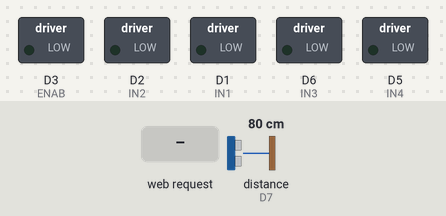
This sketch was run on a simulated ESP8266 (NodeMCU). On the bench: switched loads named in the sketch (green lamp = pin HIGH). Wiring (inferred from the names in the program): ultrasonic range finder: trigger D0; echo D7. Dashed ring = blinking. The test bench sets the inputs (shaded band); at power-on: distance to the obstacle (sensor on D7) 80 cm. The echo pulse lasts 58.3 µs per cm; WiFi joins after 1.5 s; servers stay silent unless stated; pins used as bus, display or sensor lines are not drawn; what the sketch prints to the serial monitor is not drawn.

Above: at 2.7 s.
2.8 s: distance to the obstacle (sensor on D7) set to 14 cm
4.3 s: distance to the obstacle (sensor on D7) set to 11 cm
At 4.55 s:
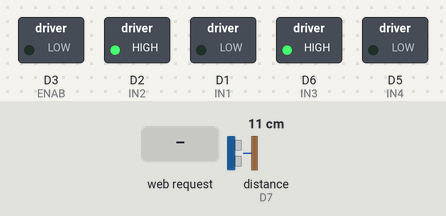
7.3 s: distance to the obstacle (sensor on D7) set to 18 cm
At 7.3 s:
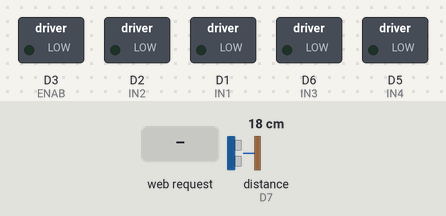
8.8 s: HTTP request GET /F received
At 10.0 s:
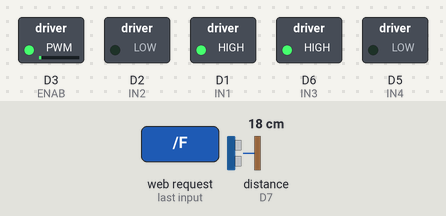
10.3 s: HTTP request GET /B received
At 11.3 s:
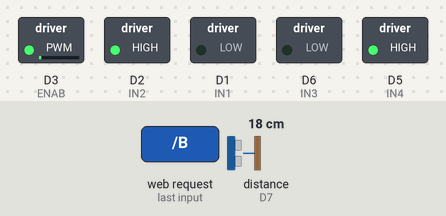
11.8 s: HTTP request GET /L received
At 12.5 s:
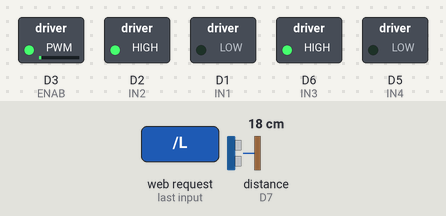
Timing chart, 0 to 14.3 s (numbered marks = the images above; inputs shaded):
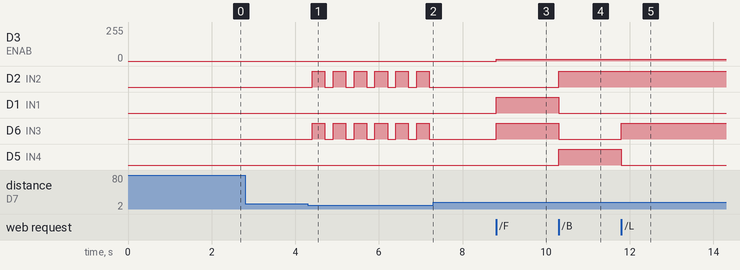

The sketch:

nodemcu_robot.ino
```cpp
#include <ESP8266WiFi.h>


const char* ssid = "Airtel_5757";
const char* password = "";

WiFiServer server(80);

// Left Motor pins
#define IN1 D1
#define IN2 D2

// Speed pins, combined ENA ENB in D3
#define ENAB D3

// Right Motor pins
#define IN3 D6
#define IN4 D5

// ultrasonic sensor pins
#define TRIG D0
#define ECHO D7

int speedVal = 50;
// String lastCommand = "S";
bool obstacleMode = false;


void setup() {
  Serial.begin(115200);

  // Putting IN1 IN4 High, and IN2 IN3 Low gives forward motion
  pinMode(IN1, OUTPUT);
  pinMode(IN2, OUTPUT);
  pinMode(IN3, OUTPUT);
  pinMode(IN4, OUTPUT);

  pinMode(TRIG, OUTPUT);
  pinMode(ECHO, INPUT);

  pinMode(ENAB, OUTPUT);
  WiFi.begin(ssid, password);

  while (WiFi.status() != WL_CONNECTED){
    delay(500);
    Serial.print(".");
  }

  Serial.println();
  Serial.println("connected!");
  Serial.print((WiFi.localIP())); // local ip assigned by the router
  server.begin();

}

void loop() {

    float distance = getDistance();
    // Serial.println(distance);

    // Obstacle override
    if (distance > 0 && distance <13) {
      obstacleMode = true;

      stop();
      delay(100);

      // avoid obstacle
      left();
      delay(300);

      stop();
      delay(100);

      return;
    }

    else{
      obstacleMode = false;
    }

    WiFiClient client = server.available();

    if(!client) return;

    String request = client.readStringUntil('\r');
    client.flush();

    if (request.indexOf("/F") != -1) forward();
    else if (request.indexOf("/B") != -1) backward();
    else if (request.indexOf("/L") != -1) left();
    else if (request.indexOf("/R") != -1) right();
    else if (request.indexOf("/S") != -1) stop();
    else if (request.indexOf("/+") != -1) speedVal += 25;
    else if (request.indexOf("/-") != -1) speedVal -= 25;

    speedVal = constrain(speedVal, 0, 1023);
    analogWrite(ENAB, speedVal);

    client.println("HTTP/1.1 200 OK");
    client.println("Content-Type: text/plain");
    client.println("");
    client.println("OK");

    delay(1);

    Serial.println("connected!");
    Serial.println((WiFi.localIP()));


}

void forward(){
  digitalWrite(IN1, HIGH);
  digitalWrite(IN2, LOW);
  digitalWrite(IN3, HIGH);
  digitalWrite(IN4, LOW);
}

void backward(){
  digitalWrite(IN1, LOW);
  digitalWrite(IN2, HIGH);
  digitalWrite(IN3, LOW);
  digitalWrite(IN4, HIGH);
}

void left(){
  digitalWrite(IN1, LOW);
  digitalWrite(IN2, HIGH);
  digitalWrite(IN3, HIGH);
  digitalWrite(IN4, LOW);
}

void right(){
  digitalWrite(IN1, HIGH);
  digitalWrite(IN2, LOW);
  digitalWrite(IN3, LOW);
  digitalWrite(IN4, HIGH);
}

void stop(){
  digitalWrite(IN1, LOW);
  digitalWrite(IN2, LOW);
  digitalWrite(IN3, LOW);
  digitalWrite(IN4, LOW);

}

float getDistance() {
  digitalWrite(TRIG, LOW);
  delayMicroseconds(2);

  digitalWrite(TRIG, HIGH);
  delayMicroseconds(10);
  digitalWrite(TRIG, LOW);

  long duration = pulseIn(ECHO, HIGH);
  float distance = duration / 58.0;

  return distance;
}
```

Measured:
- the behaviour switches between 13 and 12 cm on distance to the obstacle (sensor on D7) (found by bisection; images 0 and 1)
- after the input at 2.8 s, every drawn part: stays the same
- after the input at 4.3 s, D2 (IN2), D6 (IN3): alternates HIGH for 0.30 s and LOW for 0.20 s, starting after 0.10 s
- after the input at 7.3 s, D2 (IN2), D6 (IN3): stops changing and stays LOW
- after the input at 8.8 s, D3 (ENAB): 0/255 → 12/255 at once; D1 (IN1), D6 (IN3): LOW → HIGH at once
- after the input at 10.3 s, D2 (IN2), D5 (IN4): LOW → HIGH at once; D1 (IN1), D6 (IN3): HIGH → LOW at once
- after the input at 11.8 s, D6 (IN3): LOW → HIGH at once; D5 (IN4): HIGH → LOW at once
